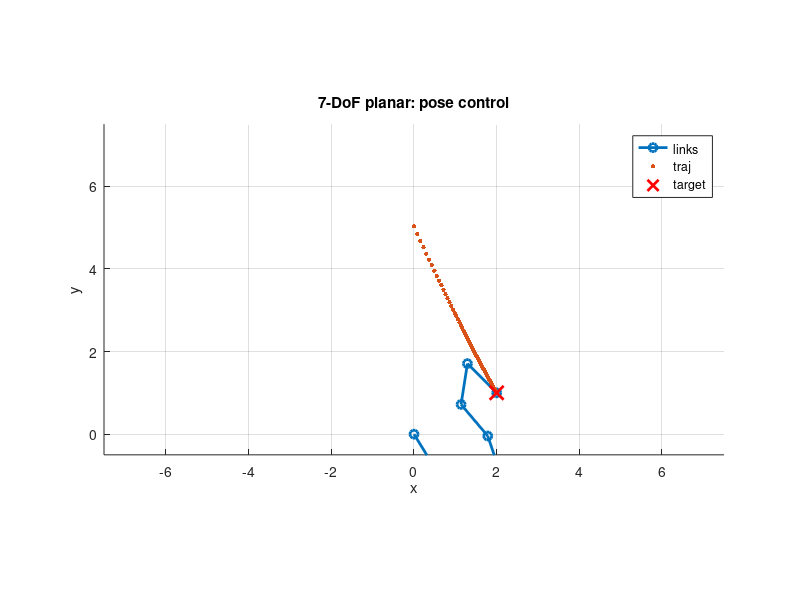

This figure's MATLAB source:
% seven_dof_planar_robot_pose_control_noclass.m

clear; close all; clc;

n = 7; l = ones(n,1);
q = (pi/8)*ones(n,1);
u_t   = [2; 1];         
phi_d = -pi/4;          

fk = @(q,l) [ sum(l.*cos(cumsum(q)));
              sum(l.*sin(cumsum(q))) ];
psi = @(q) sum(q);

dt = 0.02; gain = 2.0; tol = 1e-4; max_steps = 6000;
traj = [];

figure; hold on; axis equal; grid on;

for k=1:max_steps
    p = fk(q,l);  ang = psi(q);
    e = [u_t - p; phi_d - ang];          

    traj(:,end+1) = p; 
    if norm(e) < tol, break; end

    % Build full pose Jacobian J = [Jpos; Jrot]
    csum = cumsum(q);
    Jpos = zeros(2,n);
    for i = 1:n
        Jpos(1,i) = -sum(l(i:end).*sin(csum(i:end)));
        Jpos(2,i) =  sum(l(i:end).*cos(csum(i:end)));
    end
    Jrot = ones(1,n);
    J = [Jpos; Jrot];                  % 3×n

    qdot = pinv(J) * (gain*e);
    q = q + dt*qdot;

    if mod(k,10)==0 || k==1
        clf; hold on; axis equal; grid on;
        pts=zeros(2,n+1); a=0;
        for i=1:n
            a=a+q(i);
            pts(:,i+1)=pts(:,i)+l(i)*[cos(a); sin(a)];
        end
        plot(pts(1,:),pts(2,:),'-o','LineWidth',2);
        R=sum(l)+0.5; xlim([-R R]); ylim([-0.5 R]);
        plot(traj(1,:),traj(2,:),'.','MarkerSize',10);
        plot(u_t(1),u_t(2),'rx','LineWidth',2,'MarkerSize',10);
        xlabel x; ylabel y; title('7-DoF planar: pose control');
        legend('links','traj','target','Location','best');
        drawnow;
    end
end

disp('Final q (rad):'); disp(q.');
p = fk(q,l); ang = psi(q);
disp('Final position [x y]:'); disp(p.');
disp('Final psi (rad):'); disp(ang);
